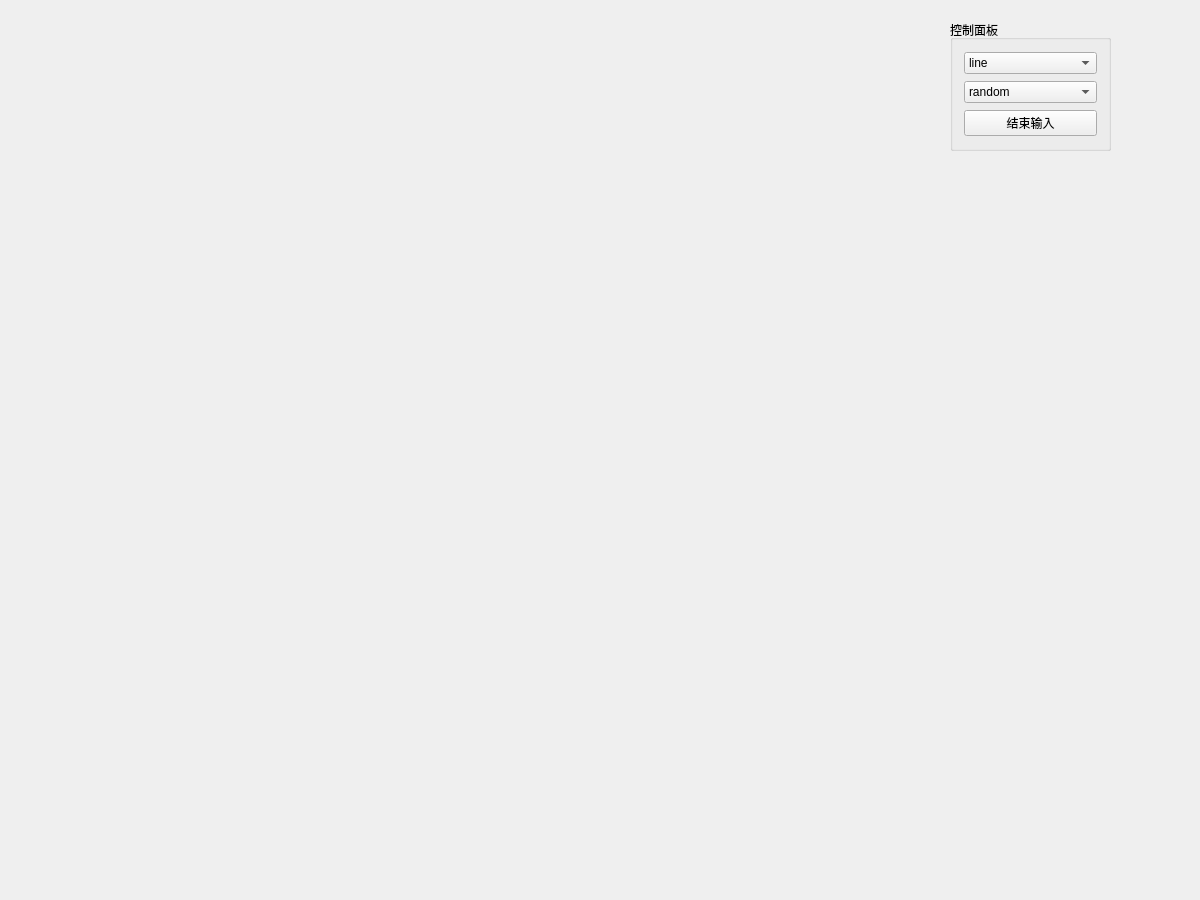
<?xml version="1.0" encoding="UTF-8"?>
<ui version="4.0">
 <class>Widget</class>
 <widget class="QWidget" name="Widget">
  <property name="geometry">
   <rect>
    <x>0</x>
    <y>0</y>
    <width>1200</width>
    <height>900</height>
   </rect>
  </property>
  <property name="windowTitle">
   <string>Widget</string>
  </property>
  <widget class="QGroupBox" name="groupBox">
   <property name="geometry">
    <rect>
     <x>950</x>
     <y>20</y>
     <width>161</width>
     <height>131</height>
    </rect>
   </property>
   <property name="title">
    <string>控制面板</string>
   </property>
   <layout class="QVBoxLayout" name="verticalLayout">
    <item>
     <widget class="QComboBox" name="comboBox_2">
      <item>
       <property name="text">
        <string>line</string>
       </property>
      </item>
      <item>
       <property name="text">
        <string>polygen</string>
       </property>
      </item>
     </widget>
    </item>
    <item>
     <widget class="QComboBox" name="comboBox">
      <item>
       <property name="text">
        <string>random</string>
       </property>
      </item>
      <item>
       <property name="text">
        <string>input</string>
       </property>
      </item>
     </widget>
    </item>
    <item>
     <widget class="QPushButton" name="pushButton">
      <property name="text">
       <string>结束输入</string>
      </property>
     </widget>
    </item>
   </layout>
  </widget>
 </widget>
 <layoutdefault spacing="6" margin="11"/>
 <resources/>
 <connections/>
</ui>
